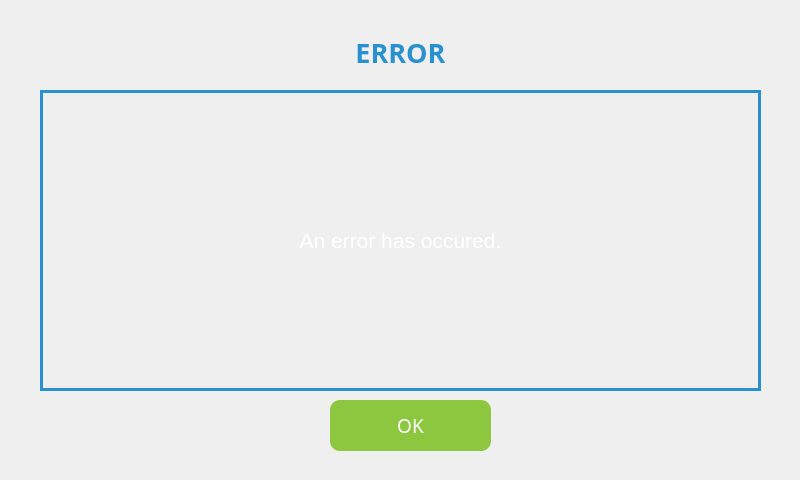
   <widget class="QWidget" name="info_message_widget" native="true">
    <property name="geometry">
     <rect>
      <x>11200</x>
      <y>0</y>
      <width>800</width>
      <height>480</height>
     </rect>
    </property>
    <widget class="QLabel" name="label_34">
     <property name="geometry">
      <rect>
       <x>240</x>
       <y>40</y>
       <width>321</width>
       <height>25</height>
      </rect>
     </property>
     <property name="font">
      <font>
       <family>Proxima Nova</family>
       <pointsize>20</pointsize>
       <weight>75</weight>
       <bold>true</bold>
      </font>
     </property>
     <property name="styleSheet">
      <string notr="true">color: rgb(41, 145, 208);</string>
     </property>
     <property name="text">
      <string>ERROR</string>
     </property>
     <property name="alignment">
      <set>Qt::AlignCenter</set>
     </property>
    </widget>
    <widget class="QPushButton" name="close_info_button">
     <property name="geometry">
      <rect>
       <x>330</x>
       <y>400</y>
       <width>161</width>
       <height>51</height>
      </rect>
     </property>
     <property name="font">
      <font>
       <family>Proxima Nova</family>
       <pointsize>14</pointsize>
       <weight>50</weight>
       <bold>false</bold>
      </font>
     </property>
     <property name="focusPolicy">
      <enum>Qt::NoFocus</enum>
     </property>
     <property name="styleSheet">
      <string notr="true">QPushButton{
border-radius: 10px;
background-color: rgb(141, 198, 63); 
color: rgb(255, 255, 255);
}
</string>
     </property>
     <property name="text">
      <string>OK</string>
     </property>
    </widget>
    <widget class="QLabel" name="info_message_label">
     <property name="geometry">
      <rect>
       <x>40</x>
       <y>90</y>
       <width>721</width>
       <height>301</height>
      </rect>
     </property>
     <property name="font">
      <font>
       <pointsize>16</pointsize>
      </font>
     </property>
     <property name="styleSheet">
      <string notr="true">border-width: 3px; 
border-style: solid; 
border-color: rgb(41, 145, 208);
color: rgb(255,255,255);</string>
     </property>
     <property name="text">
      <string>An error has occured.</string>
     </property>
     <property name="alignment">
      <set>Qt::AlignCenter</set>
     </property>
    </widget>
   </widget>
